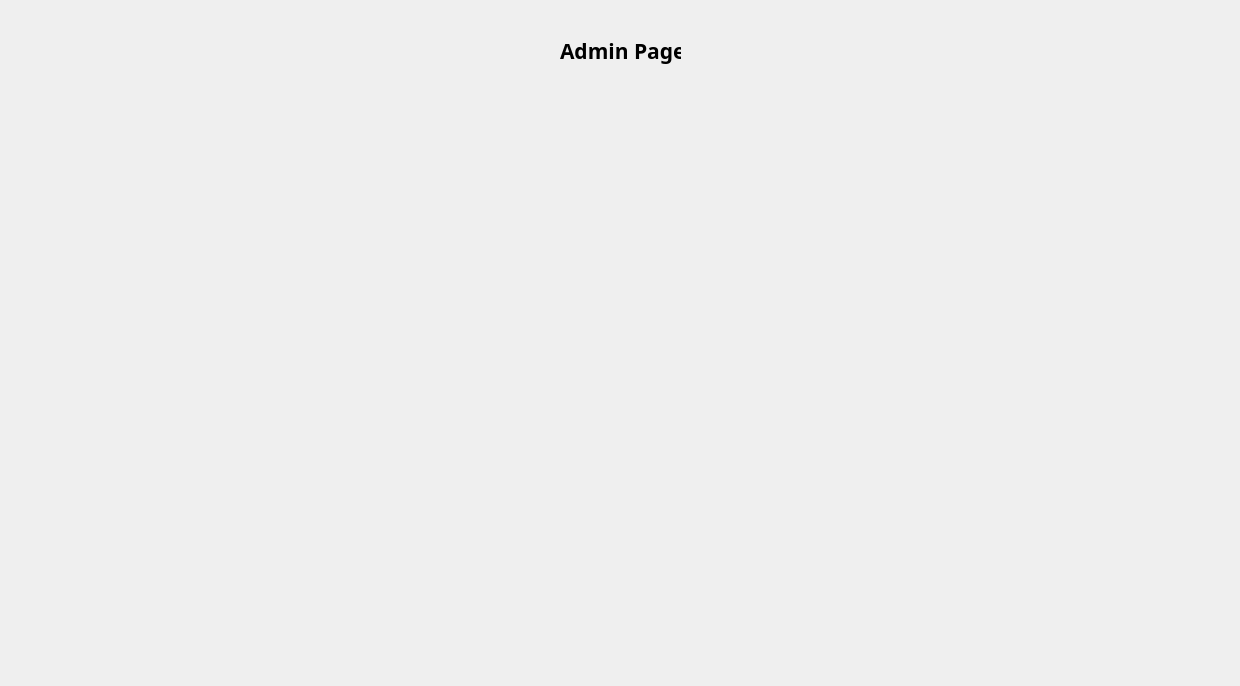
<?xml version="1.0" encoding="UTF-8"?>
<ui version="4.0">
 <class>AdminPage</class>
 <widget class="QDialog" name="AdminPage">
  <property name="geometry">
   <rect>
    <x>0</x>
    <y>0</y>
    <width>1240</width>
    <height>686</height>
   </rect>
  </property>
  <property name="windowTitle">
   <string>Dialog</string>
  </property>
  <widget class="QLabel" name="label">
   <property name="geometry">
    <rect>
     <x>560</x>
     <y>30</y>
     <width>121</width>
     <height>41</height>
    </rect>
   </property>
   <property name="font">
    <font>
     <family>Bahnschrift SemiBold</family>
     <pointsize>16</pointsize>
     <weight>75</weight>
     <bold>true</bold>
    </font>
   </property>
   <property name="text">
    <string>Admin Page</string>
   </property>
  </widget>
 </widget>
 <resources/>
 <connections/>
</ui>
